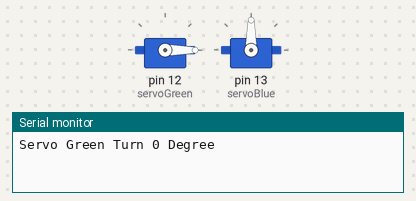
The sketch below on a simulated Arduino Uno, built with avr-gcc and run on an emulated ATmega328P. Shown: 2 × servo, the last lines printed to the serial monitor.

Above: at 0.1 s.
At 19.6 s:
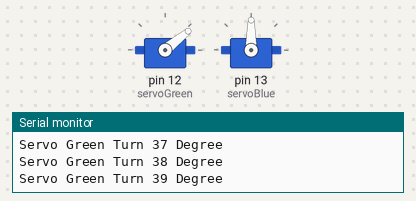
At 29.1 s:
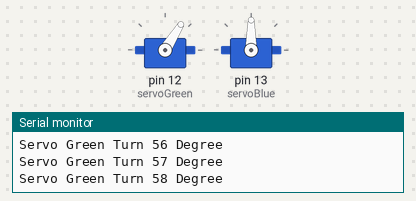
At 39.1 s:
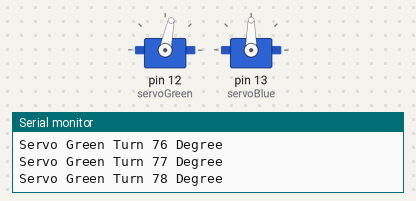
Timing chart, 0 to 40.0 s (numbered marks = the images above):
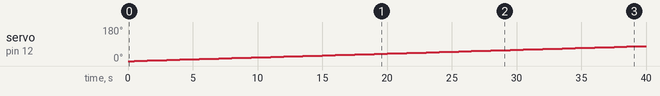

Measured:
- by itself, servo on pin 12 (servoGreen): moves from 0° to 79° over 39.0 s

The sketch:

d20_mega_servo_inc_dec.ino
```cpp
#include <Servo.h>

Servo servoGreen; // servo object representing the MG 996R servo
Servo servoBlue; // servo object representing the MG 996R servo

int degree;
String valInString = "";
char inChar;

Servo servo; // servo object representing the MG 996R servo

void setup() {
  Serial.begin(115200);
  servoGreen.attach(12); // servo is wired to Arduino on digital pin 5
  servoBlue.attach(13); // servo is wired to Arduino on digital pin 6

  while (!Serial) {
    // wait for serial port to connect
  }
}

void loop() {
  for (int i = 0; i<180; i++){
  Serial.print("Servo Green Turn ");
  Serial.print(i);
  Serial.println(" Degree");
  servoGreen.write(i); // move MG996R's shaft to angle 180°
  delay(500);
  }

  // Serial.print("Servo Blue Turn ");
  // Serial.print(degree);
  // Serial.println(" Degree");
  // servoBlue.write(degree); // move MG996R's shaft to angle 180°

}
```
